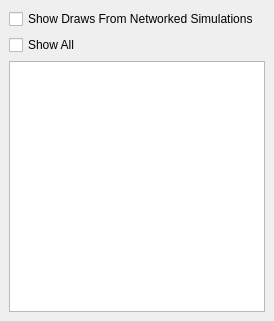
<?xml version="1.0" encoding="UTF-8"?>
<ui version="4.0">
 <class>WsfDrawDockWidget</class>
 <widget class="QDockWidget" name="WsfDrawDockWidget">
  <property name="geometry">
   <rect>
    <x>0</x>
    <y>0</y>
    <width>274</width>
    <height>321</height>
   </rect>
  </property>
  <property name="allowedAreas">
   <set>Qt::AllDockWidgetAreas</set>
  </property>
  <property name="windowTitle">
   <string>WsfDraw</string>
  </property>
  <widget class="QWidget" name="dockWidgetContents">
   <layout class="QVBoxLayout" name="verticalLayout">
    <item>
     <widget class="QCheckBox" name="networkCheckBox">
      <property name="text">
       <string>Show Draws From Networked Simulations</string>
      </property>
      <property name="tristate">
       <bool>false</bool>
      </property>
     </widget>
    </item>
    <item>
     <widget class="QCheckBox" name="showAllCheckBox">
      <property name="text">
       <string>Show All</string>
      </property>
      <property name="tristate">
       <bool>true</bool>
      </property>
     </widget>
    </item>
    <item>
     <widget class="QTreeView" name="treeView">
      <property name="selectionMode">
       <enum>QAbstractItemView::NoSelection</enum>
      </property>
      <attribute name="headerVisible">
       <bool>false</bool>
      </attribute>
     </widget>
    </item>
   </layout>
  </widget>
 </widget>
 <resources/>
 <connections/>
</ui>
